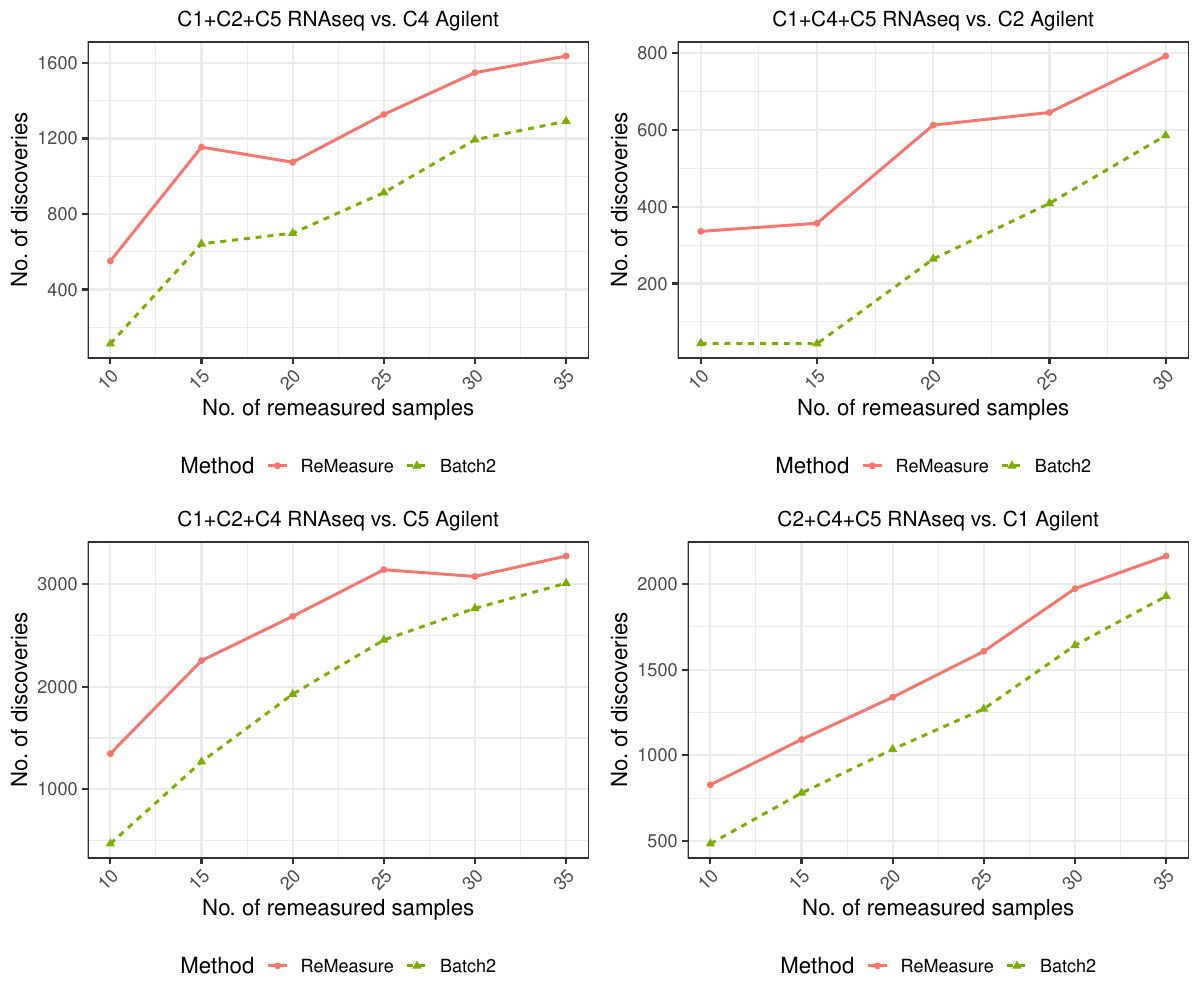

Generate this figure with R:
# plot the detection of the significant genes (S8)#
rm(list = ls())
source("./code/OvarianCancer.R")
library(ggplot2)
library(reshape)
library(cowplot)
require(latex2exp)
library(stringi)
DList = list(
  c("C1C2C5_RNAseq", "C4DIF_Agilent", "C1C2C5_Agilent"),
  c("C1C4C5_RNAseq", "C2IMM_Agilent", "C1C4C5_Agilent"),
  c("C1C2C4_RNAseq", "C5PRO_Agilent", "C1C2C4_Agilent"),
  c("C2C4C5_RNAseq", "C1MES_Agilent", "C2C4C5_Agilent")
)
obj.list = list()
allMethods = c("ReMeasure", "Batch2")
nGene = 11861
alpha = 0.05
procedure = "BH"

create.data.discover.sig = function(res.pv.a, Sig_Ind, procedure = "BH") {
  res.df <- reshape::melt(res.pv.a)
  colnames(res.df)[ncol(res.df)] <- 'Value'
  if (procedure == "BH") {
    m <- aggregate(Value~Method + ReMeasureNo, res.df, function(x) {
     Rej_Ind =  (p.adjust(x, method = "BH") < alpha) == TRUE
     sum( which(Rej_Ind) %in% Sig_Ind )
    } ) 
  } else if (procedure == 'bonferroni') {
    m <- aggregate(Value~Method + ReMeasureNo, res.df, function(x) {
      Rej_Ind =  (p.adjust(x, method = "bonferroni") < alpha) == TRUE
      sum( which(Rej_Ind) %in% Sig_Ind )
    } ) 
  }
  m$ReMeasureNo = factor(m$ReMeasureNo)
  return(m)
}

for (l in 1:length(DList)) {
  Datalist = DList[[l]]
  if (isTRUE( grepl("recur", Datalist[1], fix=TRUE) ) ) {
    Ind_all = ReMeasure_recur_name
  } else if ( isTRUE(grepl("non",Datalist[1], fix = TRUE ) ) ) {
    Ind_all = ReMeasure_non_name
  } else if ( isTRUE(grepl("C1MES", Datalist[1], fix = TRUE)) ) {
    Ind_all = ReMeasure_C1MES_name
  } else if ( isTRUE(grepl("C2IMM", Datalist[1], fix = TRUE)) ) {
    Ind_all = ReMeasure_C2IMM_name
  } else if ( isTRUE(grepl("C4DIF", Datalist[1], fix = TRUE)) ) {
    Ind_all = ReMeasure_C4DIF_name
  } else if ( isTRUE(grepl("C5PRO", Datalist[1], fix = TRUE)) ) {
    Ind_all = ReMeasure_C5PRO_name
  } else if ( isTRUE(grepl("C1C2C4", Datalist[1], fix = TRUE)) ) {
    Ind_all = ReMeasure_C1C2C4_name
  } else if ( isTRUE(grepl("C1C2C5", Datalist[1], fix = TRUE)) ) {
    Ind_all = ReMeasure_C1C2C5_name
  } else if ( isTRUE(grepl("C1C4C5", Datalist[1], fix = TRUE)) ) {
    Ind_all = ReMeasure_C1C4C5_name
  } else if (isTRUE(grepl("C2C4C5", Datalist[1], fix = TRUE)) ) {
    Ind_all = ReMeasure_C2C4C5_name
  }
  
  ## Golden Standard ###
  T_pvVec = NULL
  for (i in 1:nrow(recur_Agilent)) {
    if ( isTRUE(grepl("recur", Datalist[1], fix = TRUE)) ) {
      xData = recur_Agilent
      yData = non_Agilent
    } else if ( isTRUE(grepl("non", Datalist[1], fix = TRUE)) ) {
      xData = non_Agilent
      yData = recur_Agilent
    } else if ( isTRUE(grepl("C1C2C4", Datalist[1], fix = TRUE)) ) {
      xData = C1C2C4_Agilent
      yData = C5PRO_Agilent
    } else if ( isTRUE(grepl("C1C2C5", Datalist[1], fix = TRUE)) ) {
      xData = C1C2C5_Agilent
      yData = C4DIF_Agilent
    } else if ( isTRUE(grepl("C1C4C5", Datalist[1], fix = TRUE)) ) {
      xData = C1C4C5_Agilent
      yData = C2IMM_Agilent
    } else if (isTRUE(grepl("C2C4C5", Datalist[1], fix = TRUE)) ) {
      xData = C2C4C5_Agilent
      yData = C1MES_Agilent
    }
    x = xData[i, ]
    y = yData[i, ]
    if ( (0.95 < var(x)/var(y) ) && ( var(x)/var(y) < 1.05 ) ) {
      Equal = TRUE
    } else {
      Equal = FALSE
    }

    Ttest = t.test(x, y, mu = 0, alternative = "two.sided", var.equal = Equal, paired = F)
    T_pvVec = c(T_pvVec, Ttest$p.value)
  }
  
  alpha_t = 0.05
  Rej_t_Ind = (p.adjust(T_pvVec, method = procedure) < alpha_t)
  sum(Rej_t_Ind)
  # significant genes
  Sig_Ind = which(Rej_t_Ind == TRUE)
  cat(length(Sig_Ind))
  
  n1s = seq(10, length(Ind_all), by = 5)
  res.pv.a = array(NA, c(length(allMethods), length(n1s), nGene), 
                   dimnames = list(Method = allMethods, ReMeasureNo = paste(n1s), 
                                   Gene = paste(1:nGene) ) )
  
  for (m in 1:length(allMethods)) {
    method = allMethods[m]
    result = read.csv(paste0( './data/', paste(Datalist, collapse = '-'), "-method-", method,
                              ".csv"), header = TRUE, check.names = FALSE)
    for (n1 in n1s) {
      for (gene in 1:nGene) {
        res.pv.a[method, as.character(n1), as.character(gene)] = result[gene, paste(n1)]
      }
    }
  }
  
  res.df = create.data.discover.sig(res.pv.a,Sig_Ind, procedure)
  res.df$ReMeasureNo <-  as.numeric(as.character(res.df$ReMeasureNo))
  res.df$Method = factor(res.df$Method, levels = c("ReMeasure", "Batch2"))
  
  str = stri_replace_all_regex(Datalist,
                               pattern =c("MES", "IMM", "PRO", "DIF", '_'),
                               replacement = c('','','','', ' '),
                               vectorize = FALSE)
  str = sub("(C\\d)(C\\d)", "\\1+\\2+", str)
  
  
  obj <- ggplot(res.df, aes(x = ReMeasureNo, y = Value, group = Method, 
                            col = Method, shape = Method,  linetype = Method)) +
    geom_line(size = 1) + geom_point(size = 2) 

  obj <- obj + xlab("No. of remeasured samples") + theme_bw(base_size = 16) + 
    theme(legend.position="bottom", axis.text.x = element_text(angle = 45, hjust=1)) + 
    ggtitle(gsub("_", " ", paste(str[-3], collapse = ' vs. ') ) ) + 
    theme(plot.title = element_text(size = 15, hjust = 0.5)) + ylab("No. of discoveries") + 
    scale_color_manual(values = c("#F8766D", "#7CAE00"))
 
  obj.list[[l]] <- obj 
  
}

GraphName = paste0("./figure/FigS8.pdf")
pdf(GraphName, width = 12, height = 10)
plot_grid(obj.list[[1]], obj.list[[2]], 
          obj.list[[3]], obj.list[[4]], ncol = 2)

dev.off()




